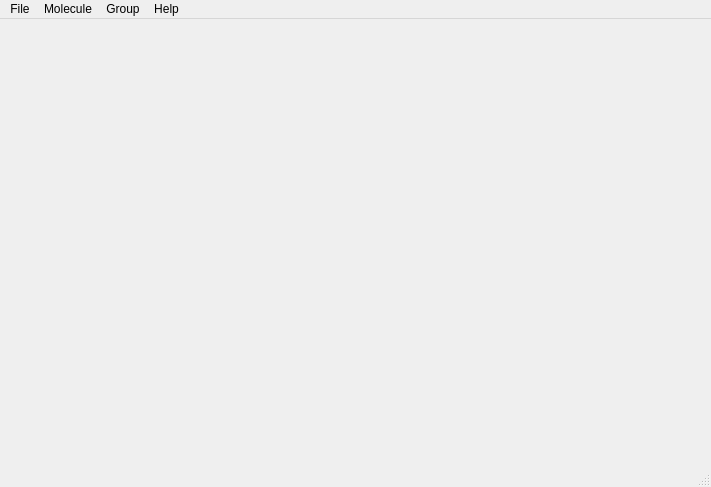
<?xml version="1.0" encoding="UTF-8"?>
<ui version="4.0">
 <class>MolconvWindow</class>
 <widget class="QMainWindow" name="MolconvWindow">
  <property name="geometry">
   <rect>
    <x>0</x>
    <y>0</y>
    <width>711</width>
    <height>487</height>
   </rect>
  </property>
  <property name="windowTitle">
   <string>molconv</string>
  </property>
  <widget class="QWidget" name="centralwidget">
   <layout class="QVBoxLayout" name="verticalLayout_3">
    <item>
     <widget class="chemkit::GraphicsView" name="molconv_graphicsview" native="true">
      <property name="enabled">
       <bool>true</bool>
      </property>
     </widget>
    </item>
   </layout>
  </widget>
  <widget class="QMenuBar" name="menubar">
   <property name="geometry">
    <rect>
     <x>0</x>
     <y>0</y>
     <width>711</width>
     <height>25</height>
    </rect>
   </property>
   <widget class="QMenu" name="menuFile">
    <property name="title">
     <string>File</string>
    </property>
    <addaction name="actionOpen"/>
    <addaction name="actionImport_Molecule"/>
    <addaction name="actionQuit"/>
   </widget>
   <widget class="QMenu" name="menuMolecule">
    <property name="title">
     <string>Molecule</string>
    </property>
    <addaction name="actionDuplicate"/>
    <addaction name="actionSet_internal_basis"/>
    <addaction name="actionProperties"/>
    <addaction name="actionAdd_To_Group"/>
   </widget>
   <widget class="QMenu" name="menuGroup">
    <property name="title">
     <string>Group</string>
    </property>
    <addaction name="actionNew_Molecule_Group"/>
    <addaction name="actionNew_Molecule_Stack"/>
   </widget>
   <widget class="QMenu" name="menuHelp">
    <property name="title">
     <string>Help</string>
    </property>
    <addaction name="actionAbout"/>
   </widget>
   <addaction name="menuFile"/>
   <addaction name="menuMolecule"/>
   <addaction name="menuGroup"/>
   <addaction name="menuHelp"/>
  </widget>
  <widget class="QStatusBar" name="statusbar"/>
  <action name="actionOpen">
   <property name="text">
    <string>Open</string>
   </property>
  </action>
  <action name="actionQuit">
   <property name="text">
    <string>Quit</string>
   </property>
  </action>
  <action name="actionImport_Molecule">
   <property name="text">
    <string>Import Molecule</string>
   </property>
  </action>
  <action name="actionDuplicate">
   <property name="text">
    <string>Duplicate</string>
   </property>
  </action>
  <action name="actionNew_Molecule_Group">
   <property name="text">
    <string>New Molecule Group</string>
   </property>
  </action>
  <action name="actionNew_Molecule_Stack">
   <property name="text">
    <string>New Molecule Stack</string>
   </property>
  </action>
  <action name="actionAbout">
   <property name="text">
    <string>About</string>
   </property>
  </action>
  <action name="actionProperties">
   <property name="text">
    <string>Properties</string>
   </property>
  </action>
  <action name="actionSet_internal_basis">
   <property name="text">
    <string>Set Internal Basis</string>
   </property>
  </action>
  <action name="actionAdd_To_Group">
   <property name="text">
    <string>Add To Group</string>
   </property>
  </action>
 </widget>
 <customwidgets>
  <customwidget>
   <class>chemkit::GraphicsView</class>
   <extends>QWidget</extends>
   <header location="global">chemkit/graphicsview.h</header>
  </customwidget>
 </customwidgets>
 <resources/>
 <connections/>
</ui>
